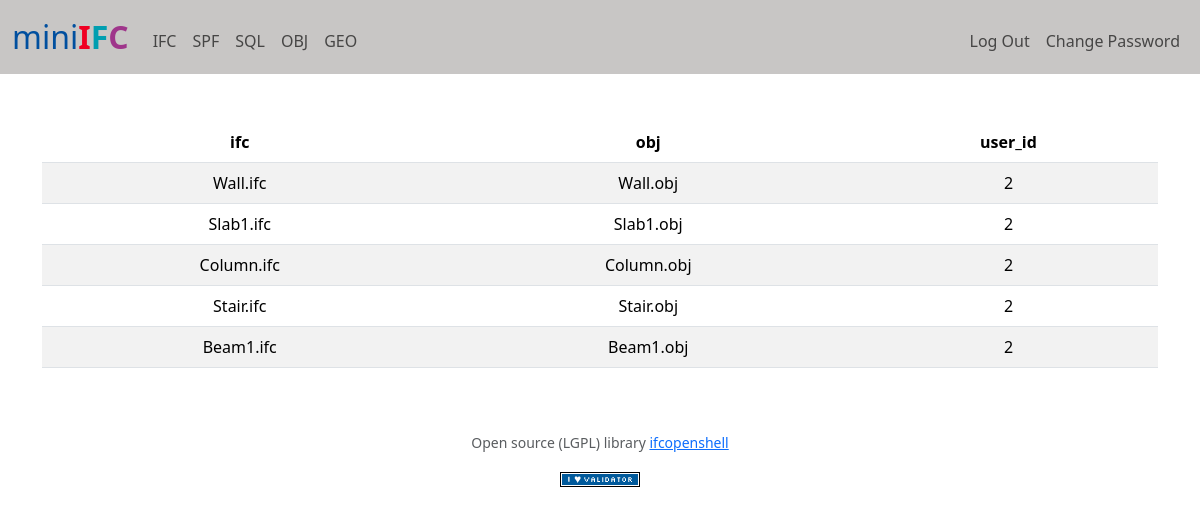
/ (signed in), run on the app's committed database.
### tables this page shows
CREATE TABLE ifcobj (
    ifc_name TEXT,
    obj_name TEXT,
    user_id INTEGER NOT NULL,
    CONSTRAINT ifc_Type UNIQUE (ifc_name, user_id),
    CONSTRAINT obj_Type UNIQUE (obj_name, user_id)
);

### app.py (the view)
@app.route("/")
@login_required
def index():
    user_id = session["user_id"]
    all = db1.execute("SELECT ifc_name, obj_name, user_id FROM ifcobj WHERE user_id = ?", user_id)
    return render_template("index.html", all=all)

### app.py (called while the page is built)
@app.after_request
def after_request(response):
    response.headers["Cache-Control"] = "no-cache, no-store, must-revalidate"
    response.headers["Expires"] = 0
    response.headers["Pragma"] = "no-cache"
    return response

### helpers.py (called while the page is built)
def login_required(f):
    @wraps(f)
    def decorated_function(*args, **kwargs):
        if session.get("user_id") is None:
            return redirect("/login")
        return f(*args, **kwargs)
    return decorated_function

### templates/index.html (shortened to what this page needs)
{% extends "layout.html" %}
{% block main %}
    <table class = "table table-striped">
        <thead>
            <tr>
                <th class="text-center">ifc</th>
                <th class="text-center">obj</th>
                <th class="text-center">user_id</th>
            </tr>
        </thead>
        <tbody>
            {% for row in all %}
            <tr>
                <td class="text-center">{{ row.ifc_name }}</td>
                <td class="text-center">{{ row.obj_name }}</td>
                <td class="text-center">{{ row.user_id }}</td>
            </tr>
            {% endfor %}
        </tbody>
    </table>
{% endblock %}

### templates/layout.html (shortened to what this page needs)
<!DOCTYPE html>
<html lang="en">
    <head>
        <link href="https://cdn.jsdelivr.net/npm/bootstrap@5.3.3/dist/css/bootstrap.min.css" rel="stylesheet">
        <link href="/static/A_styles.css" rel="stylesheet">
    </head>
    <body>
        <nav class="navbar navbar-expand-lg" style="background-color: #c8c6c5;">
            <div class="container-fluid">
                <a class="navbar-brand" href="/"><span class="bsiblue">mini</span><span class="bsired">I</span><span class="bsicyan">F</span><span class="bsipurple">C</span></a>
                <div class="collapse navbar-collapse" id="navbar">
                    {% if session["user_id"] %}
                        <ul class="navbar-nav me-auto mt-2">
                            <li class="nav-item"><a class="nav-link" href="/ifc">IFC</a></li>
                            <li class="nav-item"><a class="nav-link" href="/spf">SPF</a></li>
                            <li class="nav-item"><a class="nav-link" href="/sql">SQL</a></li>
                            <li class="nav-item"><a class="nav-link" href="/obj">OBJ</a></li>
                            <li class="nav-item"><a class="nav-link" href="/geo">GEO</a></li>
                        </ul>
                        <ul class="navbar-nav ms-auto mt-2">
                            <li class="nav-item"><a class="nav-link" href="/logout">Log Out</a></li>
                            <li class="nav-item"><a class="nav-link" href="/change">Change Password</a></li>
                        </ul>
                    {% else %}
                        <ul class="navbar-nav ms-auto mt-2">
                            <li class="nav-item"><a class="nav-link" href="/register">Register</a></li>
                            <li class="nav-item"><a class="nav-link" href="/login">Log In</a></li>
                        </ul>
                    {% endif %}
                </div>
            </div>
        </nav>
        <main class="container py-5 text-center">
            {% block main %}{% endblock %}
        </main>
        <footer class="mb-5">
            <p class="mb-3 small text-center text-muted">
                Open source (LGPL) library <a href="https://ifcopenshell.org/">ifcopenshell</a>
            </p>
            <form action="https://validator.w3.org/check" class="text-center" enctype="multipart/form-data" method="post" target="_blank">
                <input alt="Validate" src="/static/I_heart_validator.png" type="image">
            </form>
        </footer>
    </body>
</html>

### static/A_styles.css (style rules this page uses)
table { width: 100%; }
nav .navbar-brand { font-size: xx-large; }
nav .navbar-brand .bsiblue { color: rgb(0, 79, 159); }
nav .navbar-brand .bsired { color: rgb(240,0,35); font-weight: bold; }
nav .navbar-brand .bsicyan { color: rgb(0,158,176); font-weight: bold; }
nav .navbar-brand .bsipurple { color: rgb(159,53,139); font-weight: bold; }

### data on the page
ifcobj: ifc_name "Wall.ifc", obj_name "Wall.obj", user_id "2"
ifcobj: ifc_name "Slab1.ifc", obj_name "Slab1.obj", user_id "2"
ifcobj: ifc_name "Column.ifc", obj_name "Column.obj", user_id "2"
ifcobj: ifc_name "Stair.ifc", obj_name "Stair.obj", user_id "2"
ifcobj: ifc_name "Beam1.ifc", obj_name "Beam1.obj", user_id "2"
